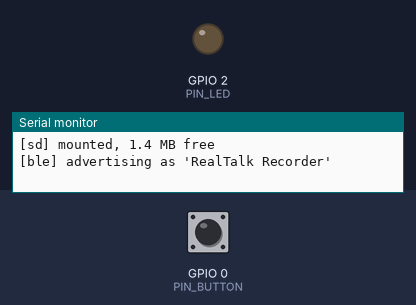
The sketch below on a simulated ESP32. On the bench: output pins drawn as LEDs (lit = HIGH), the last lines printed to the serial monitor. Dashed ring = blinking. The test bench sets the inputs (shaded band); at power-on: GPIO 0 (PIN_BUTTON) HIGH. I2S audio is not simulated (input reads silence); storage starts empty; nothing arrives over Bluetooth unless stated; a phone connects over Bluetooth LE 3 s after start.

Above: at 1.2 s.
1.3 s: GPIO 0 (PIN_BUTTON) pulled LOW for 1 s
At 2.4 s:
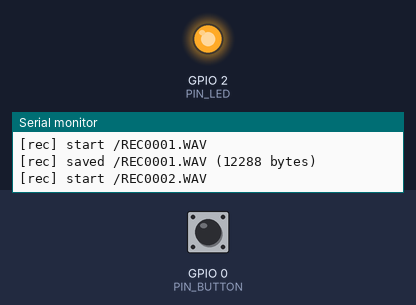
3.8 s: GPIO 0 (PIN_BUTTON) pulled LOW for 0.15 s
At 4.1 s:
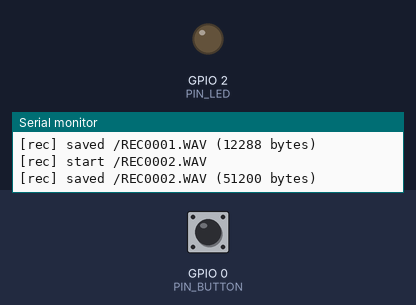
8.4 s: GPIO 0 (PIN_BUTTON) pulled LOW for 3.2 s
At 8.61 s:
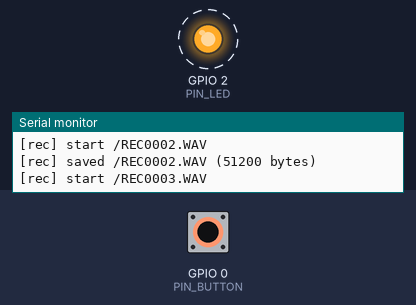
Timing chart, 0 to 12.8 s (numbered marks = the images above; inputs shaded):
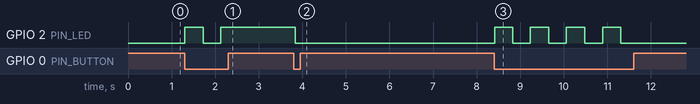

The sketch:

esp32_recorder.ino
```cpp
/*
 * RealTalk 录音笔固件（ESP32 + INMP441 I2S 麦克风 + MicroSD）
 *
 * 功能：
 *  1. 按键开始/停止录音，I2S 采集 16kHz/16bit 单声道，WAV 写入 SD 卡（REC0001.WAV 递增）
 *  2. BLE GATT「文件列表 + 分块下载」服务，与 RealTalk iOS/Android App 对接：
 *     - 服务 UUID:  7E400001-B5A3-F393-E0A9-E50E24DCCA9E
 *     - 控制特征(写): 7E400002-…   命令: "LIST" / "GET:<文件名>" / "DEL:<文件名>"
 *     - 数据特征(通知): 7E400003-…
 *       LIST 响应: 每个文件一条 JSON {"n":"REC0001.WAV","s":123456}，结束发 {"end":true}
 *       GET  响应: 二进制块 [4字节小端偏移][数据]，发送完毕发偏移 0xFFFFFFFF
 *
 * 硬件接线（可按需修改下方引脚定义）：
 *   INMP441:  SCK->GPIO14  WS->GPIO15  SD->GPIO32  L/R->GND  VDD->3V3
 *   MicroSD (SPI): CS->GPIO5  MOSI->GPIO23  MISO->GPIO19  SCK->GPIO18
 *   录音按键: GPIO0 (板载 BOOT 键即可，按下接地)
 *   状态 LED: GPIO2 (板载)
 *
 * 编译环境：Arduino IDE / arduino-cli，开发板 "ESP32 Dev Module"
 * 依赖库：ESP32 BLE Arduino（随 esp32 板卡包自带）、SD、FS
 */

#include <Arduino.h>
#include <BLE2902.h>
#include <BLEDevice.h>
#include <BLEServer.h>
#include <BLEUtils.h>
#include <FS.h>
#include <SD.h>
#include <SPI.h>
#include <driver/i2s.h>

// ---------------- 引脚 ----------------
#define PIN_I2S_SCK 14
#define PIN_I2S_WS 15
#define PIN_I2S_SD 32
#define PIN_SD_CS 5
#define PIN_BUTTON 0
#define PIN_LED 2

// ---------------- 录音参数 ----------------
#define SAMPLE_RATE 16000
#define BITS_PER_SAMPLE 16
#define I2S_PORT I2S_NUM_0
#define I2S_READ_BUF 2048

// ---------------- BLE 协议 ----------------
#define SERVICE_UUID "7E400001-B5A3-F393-E0A9-E50E24DCCA9E"
#define CONTROL_UUID "7E400002-B5A3-F393-E0A9-E50E24DCCA9E"
#define DATA_UUID "7E400003-B5A3-F393-E0A9-E50E24DCCA9E"
#define CHUNK_PAYLOAD 180  // 配合 247 MTU；App 端会请求 MTU=247

static BLECharacteristic *dataChar = nullptr;
static volatile bool bleConnected = false;
static volatile bool recording = false;

static File wavFile;
static String wavPath;
static uint32_t wavDataBytes = 0;

// 待处理的 BLE 命令（在 loop 中执行，避免在 BLE 回调里做 SD 长操作）
static String pendingCommand;
static portMUX_TYPE cmdMux = portMUX_INITIALIZER_UNLOCKED;

// ---------------- WAV 头 ----------------
static void writeWavHeader(File &f, uint32_t dataBytes) {
  uint32_t byteRate = SAMPLE_RATE * BITS_PER_SAMPLE / 8;
  uint32_t chunkSize = 36 + dataBytes;
  uint16_t blockAlign = BITS_PER_SAMPLE / 8;
  uint8_t header[44] = {
      'R', 'I', 'F', 'F',
      (uint8_t)(chunkSize), (uint8_t)(chunkSize >> 8), (uint8_t)(chunkSize >> 16), (uint8_t)(chunkSize >> 24),
      'W', 'A', 'V', 'E', 'f', 'm', 't', ' ',
      16, 0, 0, 0,      // fmt 块大小
      1, 0,             // PCM
      1, 0,             // 单声道
      (uint8_t)(SAMPLE_RATE), (uint8_t)(SAMPLE_RATE >> 8), (uint8_t)(SAMPLE_RATE >> 16), (uint8_t)(SAMPLE_RATE >> 24),
      (uint8_t)(byteRate), (uint8_t)(byteRate >> 8), (uint8_t)(byteRate >> 16), (uint8_t)(byteRate >> 24),
      (uint8_t)blockAlign, 0,
      BITS_PER_SAMPLE, 0,
      'd', 'a', 't', 'a',
      (uint8_t)(dataBytes), (uint8_t)(dataBytes >> 8), (uint8_t)(dataBytes >> 16), (uint8_t)(dataBytes >> 24)};
  f.seek(0);
  f.write(header, sizeof(header));
}

// ---------------- I2S ----------------
static void setupI2S() {
  i2s_config_t config = {
      .mode = (i2s_mode_t)(I2S_MODE_MASTER | I2S_MODE_RX),
      .sample_rate = SAMPLE_RATE,
      .bits_per_sample = I2S_BITS_PER_SAMPLE_32BIT,  // INMP441 输出 24bit 填充在 32bit 帧
      .channel_format = I2S_CHANNEL_FMT_ONLY_LEFT,
      .communication_format = I2S_COMM_FORMAT_STAND_I2S,
      .intr_alloc_flags = ESP_INTR_FLAG_LEVEL1,
      .dma_buf_count = 8,
      .dma_buf_len = 256,
      .use_apll = false,
      .tx_desc_auto_clear = false,
      .fixed_mclk = 0};
  i2s_pin_config_t pins = {
      .bck_io_num = PIN_I2S_SCK,
      .ws_io_num = PIN_I2S_WS,
      .data_out_num = I2S_PIN_NO_CHANGE,
      .data_in_num = PIN_I2S_SD};
  i2s_driver_install(I2S_PORT, &config, 0, nullptr);
  i2s_set_pin(I2S_PORT, &pins);
}

// ---------------- 录音控制 ----------------
static String nextFileName() {
  for (int index = 1; index <= 9999; index++) {
    char name[20];
    snprintf(name, sizeof(name), "/REC%04d.WAV", index);
    if (!SD.exists(name)) return String(name);
  }
  return "/REC9999.WAV";
}

static void startRecording() {
  wavPath = nextFileName();
  wavFile = SD.open(wavPath, FILE_WRITE);
  if (!wavFile) {
    Serial.println("[rec] SD open failed");
    return;
  }
  wavDataBytes = 0;
  writeWavHeader(wavFile, 0);  // 占位，停止时回填
  recording = true;
  digitalWrite(PIN_LED, HIGH);
  Serial.printf("[rec] start %s\n", wavPath.c_str());
}

static void stopRecording() {
  recording = false;
  if (wavFile) {
    writeWavHeader(wavFile, wavDataBytes);
    wavFile.close();
    Serial.printf("[rec] saved %s (%u bytes)\n", wavPath.c_str(), wavDataBytes);
  }
  digitalWrite(PIN_LED, LOW);
}

static void pumpAudio() {
  static int32_t raw[I2S_READ_BUF / 4];
  static int16_t pcm[I2S_READ_BUF / 4];
  size_t bytesRead = 0;
  i2s_read(I2S_PORT, raw, sizeof(raw), &bytesRead, 0);
  int samples = bytesRead / 4;
  if (samples <= 0 || !wavFile) return;
  for (int i = 0; i < samples; i++) {
    pcm[i] = (int16_t)(raw[i] >> 14);  // 24bit(<<8) → 16bit
  }
  wavFile.write((uint8_t *)pcm, samples * 2);
  wavDataBytes += samples * 2;
}

// ---------------- BLE 文件服务 ----------------
static void notifyChunk(const uint8_t *payload, size_t len, uint32_t offset) {
  uint8_t packet[4 + CHUNK_PAYLOAD];
  packet[0] = offset & 0xFF;
  packet[1] = (offset >> 8) & 0xFF;
  packet[2] = (offset >> 16) & 0xFF;
  packet[3] = (offset >> 24) & 0xFF;
  if (len > 0) memcpy(packet + 4, payload, len);
  dataChar->setValue(packet, 4 + len);
  dataChar->notify();
  delay(8);  // 节流，避免协议栈拥塞丢包
}

static void sendFileList() {
  File root = SD.open("/");
  for (File entry = root.openNextFile(); entry; entry = root.openNextFile()) {
    String name = String(entry.name());
    if (!entry.isDirectory() && (name.endsWith(".WAV") || name.endsWith(".wav"))) {
      char line[80];
      snprintf(line, sizeof(line), "{\"n\":\"%s\",\"s\":%u}", name.c_str(), (uint32_t)entry.size());
      dataChar->setValue((uint8_t *)line, strlen(line));
      dataChar->notify();
      delay(15);
    }
    entry.close();
  }
  root.close();
  const char *end = "{\"end\":true}";
  dataChar->setValue((uint8_t *)end, strlen(end));
  dataChar->notify();
}

static void sendFile(const String &name) {
  String path = name.startsWith("/") ? name : "/" + name;
  File f = SD.open(path, FILE_READ);
  if (!f) {
    Serial.printf("[ble] file not found: %s\n", path.c_str());
    notifyChunk(nullptr, 0, 0xFFFFFFFF);
    return;
  }
  uint8_t buf[CHUNK_PAYLOAD];
  uint32_t offset = 0;
  while (bleConnected) {
    int n = f.read(buf, sizeof(buf));
    if (n <= 0) break;
    notifyChunk(buf, n, offset);
    offset += n;
  }
  f.close();
  notifyChunk(nullptr, 0, 0xFFFFFFFF);  // EOF
  Serial.printf("[ble] sent %s (%u bytes)\n", path.c_str(), offset);
}

class ControlCallbacks : public BLECharacteristicCallbacks {
  void onWrite(BLECharacteristic *c) override {
    std::string value = c->getValue();
    portENTER_CRITICAL(&cmdMux);
    pendingCommand = String(value.c_str());
    portEXIT_CRITICAL(&cmdMux);
  }
};

class ServerCallbacks : public BLEServerCallbacks {
  void onConnect(BLEServer *server) override { bleConnected = true; }
  void onDisconnect(BLEServer *server) override {
    bleConnected = false;
    BLEDevice::startAdvertising();
  }
};

static void setupBLE() {
  BLEDevice::init("RealTalk Recorder");
  BLEDevice::setMTU(247);
  BLEServer *server = BLEDevice::createServer();
  server->setCallbacks(new ServerCallbacks());

  BLEService *service = server->createService(SERVICE_UUID);
  BLECharacteristic *control = service->createCharacteristic(
      CONTROL_UUID, BLECharacteristic::PROPERTY_WRITE);
  control->setCallbacks(new ControlCallbacks());

  dataChar = service->createCharacteristic(
      DATA_UUID, BLECharacteristic::PROPERTY_NOTIFY);
  dataChar->addDescriptor(new BLE2902());

  service->start();
  BLEAdvertising *advertising = BLEDevice::getAdvertising();
  advertising->addServiceUUID(SERVICE_UUID);
  advertising->setScanResponse(true);
  BLEDevice::startAdvertising();
  Serial.println("[ble] advertising as 'RealTalk Recorder'");
}

// ---------------- 主流程 ----------------
void setup() {
  Serial.begin(115200);
  pinMode(PIN_BUTTON, INPUT_PULLUP);
  pinMode(PIN_LED, OUTPUT);
  digitalWrite(PIN_LED, LOW);

  if (!SD.begin(PIN_SD_CS)) {
    Serial.println("[sd] mount failed — 检查接线与卡格式(FAT32)");
  } else {
    Serial.printf("[sd] mounted, %.1f MB free\n",
                  (SD.totalBytes() - SD.usedBytes()) / 1024.0 / 1024.0);
  }
  setupI2S();
  setupBLE();
}

void loop() {
  // 按键消抖切换录音
  static uint32_t lastPress = 0;
  if (digitalRead(PIN_BUTTON) == LOW && millis() - lastPress > 400) {
    lastPress = millis();
    if (recording) stopRecording();
    else startRecording();
  }

  if (recording) pumpAudio();

  // 处理 BLE 命令（录音时拒绝下载，避免 SD 总线争用）
  String command;
  portENTER_CRITICAL(&cmdMux);
  if (pendingCommand.length()) {
    command = pendingCommand;
    pendingCommand = "";
  }
  portEXIT_CRITICAL(&cmdMux);

  if (command.length() && bleConnected && !recording) {
    Serial.printf("[ble] cmd: %s\n", command.c_str());
    if (command == "LIST") {
      sendFileList();
    } else if (command.startsWith("GET:")) {
      sendFile(command.substring(4));
    } else if (command.startsWith("DEL:")) {
      String path = "/" + command.substring(4);
      SD.remove(path);
      sendFileList();
    }
  }
}
```

Measured:
- after the input at 1.3 s, GPIO 2 (PIN_LED): LOW → HIGH at once, → LOW 0.41 s later, → HIGH 0.40 s later
- after the input at 3.8 s, GPIO 2 (PIN_LED): HIGH → LOW at once
- after the input at 8.4 s, GPIO 2 (PIN_LED): alternates HIGH for 0.41 s and LOW for 0.41 s, 8 changes in all, then stays LOW, starting at once
